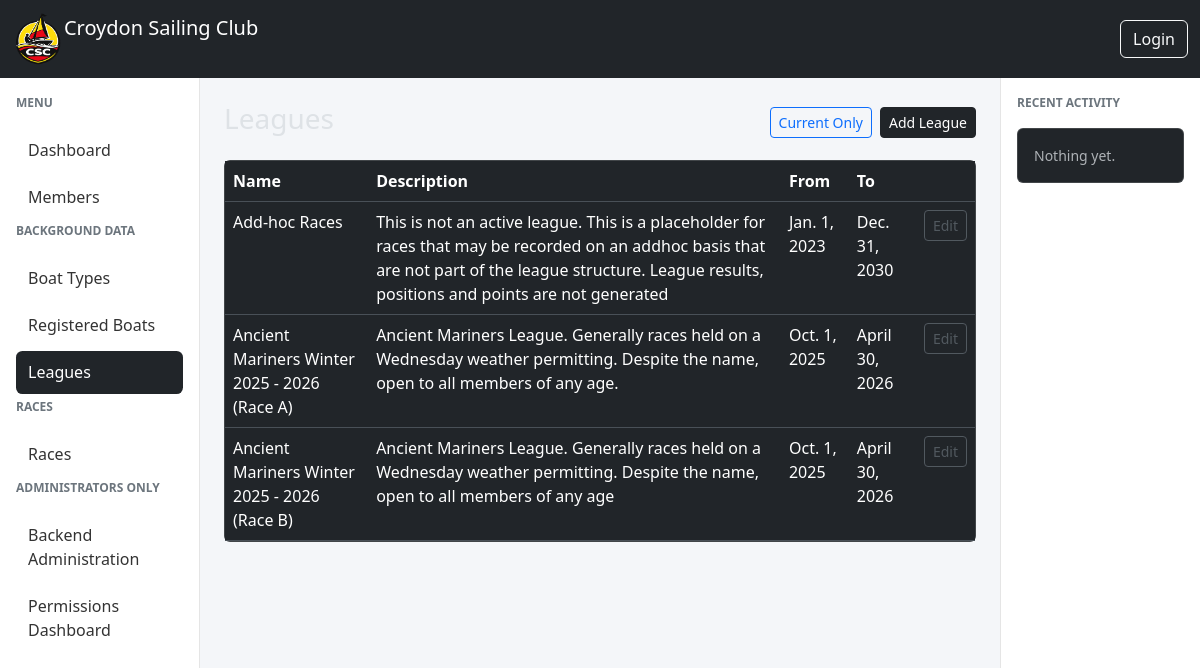
Page /races/leagues/ on the earlier database version.
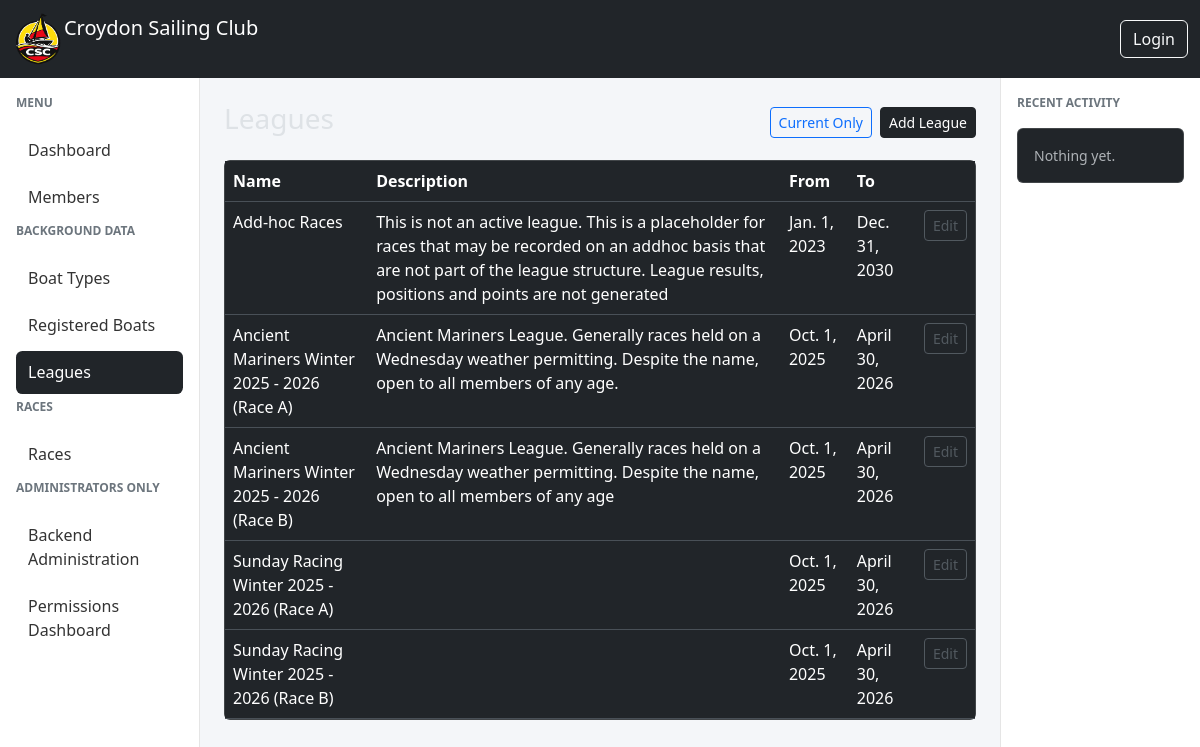
Same page on the later database version.
### races/models.py (models this page shows, shortened)
class League(models.Model):
    name = models.CharField(max_length=200, unique=True)
    description = models.CharField(max_length=200, blank=True)
    date_from = models.DateField(help_text='The first date a race can be added to this league')
    date_to = models.DateField(help_text='The last date a race can be added to this league')

### races/views.py (the view)
# urls.py: path("leagues/", LeagueListView.as_view(), name="leagues-list"),
class LeagueListView(ListView):
    model = League
    template_name = "races/leagues_list.html"
    context_object_name = "leagues"
    ordering = ["date_from"]
    def get_queryset(self):
        qs = super().get_queryset()
        current = self.request.GET.get("current")
        if current:
            today = timezone.now().date()
            qs = qs.filter(date_from__lte=today, date_to__gte=today)
        return qs

### races/templates/races/leagues_list.html (shortened to what this page needs)
{% extends "base.html" %}
{% block content %}
<div class="d-flex justify-content-between align-items-center mb-3">
    <h3>Leagues</h3>
    <div class="d-flex gap-2">
        {% if request.GET.current %}
            <a href="{% url 'leagues-list' %}"
               class="btn btn-outline-secondary btn-sm">
                Show All
            </a>
        {% else %}
            <a href="?current=1"
               class="btn btn-outline-primary btn-sm">
                Current Only
            </a>
        {% endif %}
        <a href="{% url 'leagues-add' %}" class="btn btn-dark btn-sm">
            Add League
        </a>
    </div>
</div>
<div class="card">
    <div class="table-responsive">
        <table class="table table-hover mb-0">
            <thead>
                <tr>
                    <th>Name</th>
                    <th>Description</th>
                    <th>From</th>
                    <th>To</th>
                    <th></th>
                </tr>
            </thead>
            <tbody>
                {% for league in leagues %}
                <tr>
                    <td>{{ league.name }}</td>
                    <td>{{ league.description }}</td>
                    <td>{{ league.date_from }}</td>
                    <td>{{ league.date_to }}</td>
                    <td class="text-end">
                        {% if perms.races.change_league %}
                            <a href="{% url 'leagues-edit' league.pk %}"
                            class="btn btn-sm btn-outline-primary">
                                Edit
                            </a>
                        {% else %}
                            <a href="{% url 'leagues-edit' league.pk %}"
                            class="btn btn-sm btn-outline-secondary disabled">
                                Edit
                            </a>
                        {% endif %}
                    </td>
                </tr>
                {% empty %}
                <tr>
                    <td colspan="4" class="text-center text-muted">
                        No Leagues yet.
                    </td>
                </tr>
                {% endfor %}
            </tbody>
        </table>
    </div>
</div>
{% endblock %}

Differences in the rows shown:
added League: name "Sunday Racing Winter 2025 - 2026 (Race A)", date_from "Oct. 1, 2025", date_to "April 30, 2026"
added League: name "Sunday Racing Winter 2025 - 2026 (Race B)", date_from "Oct. 1, 2025", date_to "April 30, 2026"
